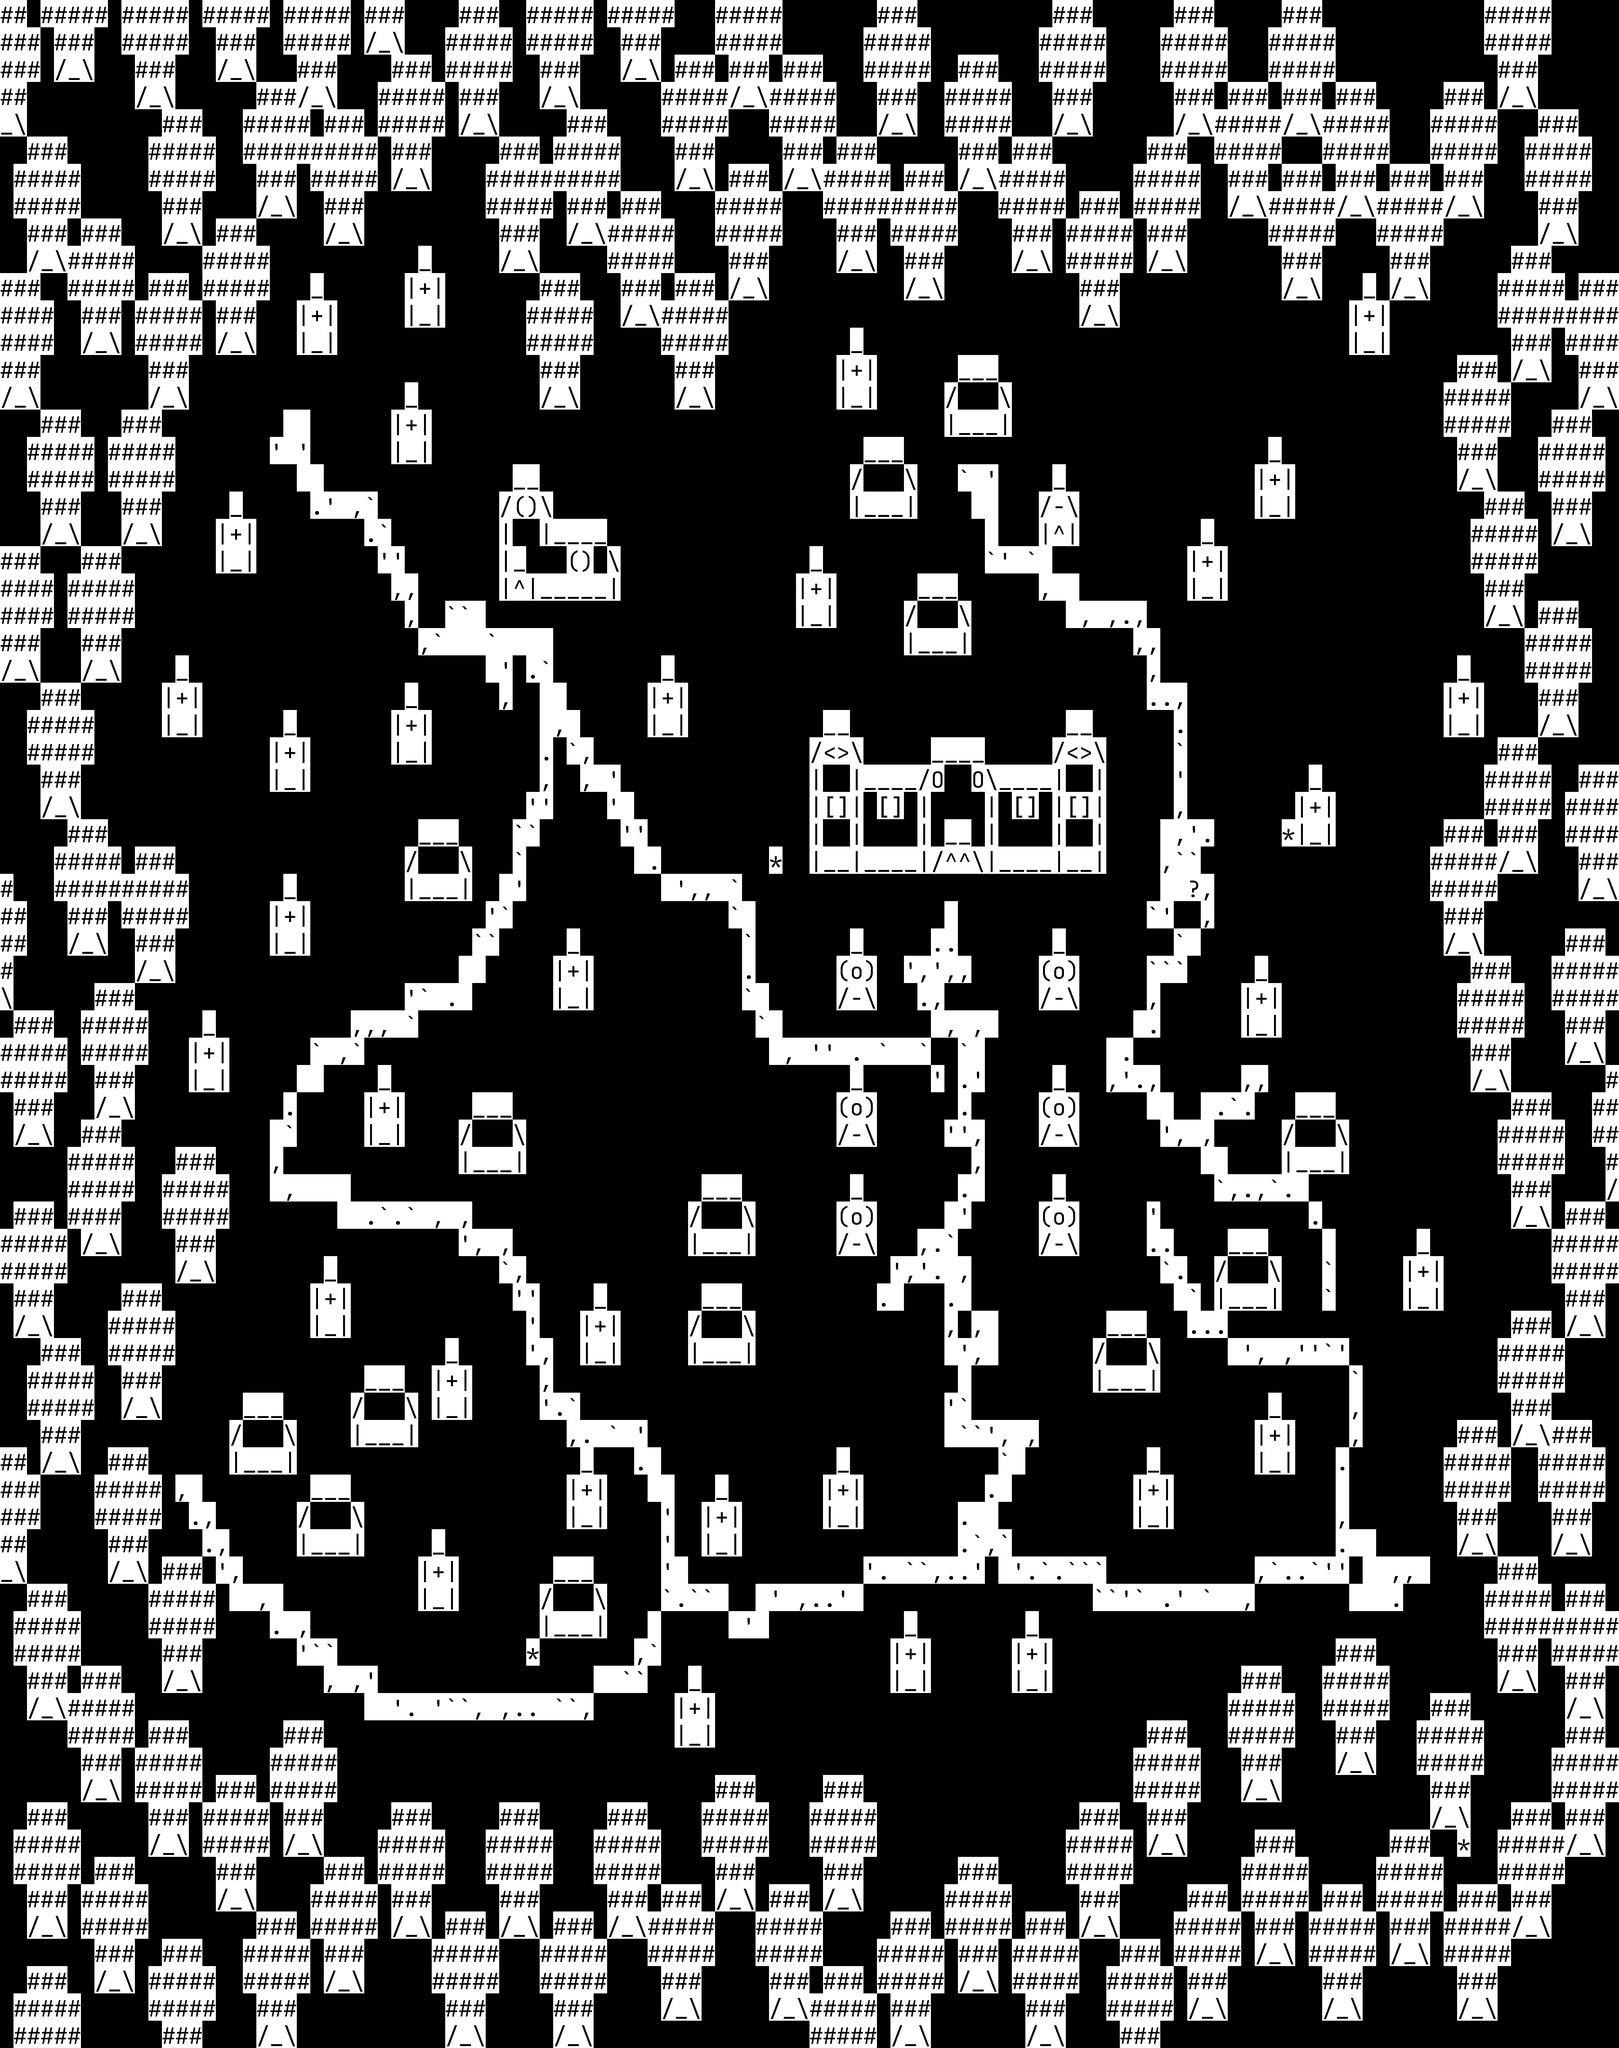

A level layout from a 2D game, rendered from its tile map. Below: a short description, then the map file with tile-grid data replaced by summaries:
An orthogonal 120x75 tile map with 42x85 px tiles, 1 tile layer (Calque de Tuiles 1).

<map version="1.5" tiledversion="1.7.2" orientation="orthogonal" renderorder="right-down" width="120" height="75" tilewidth="42" tileheight="85" infinite="0" nextlayerid="2" nextobjectid="1">
 <tileset firstgid="1" source="Asci_tileset.tsx" />
 <layer id="1" name="Calque de Tuiles 1" width="120" height="75">
  <data>[9000 cells, 3100 non-empty, 24 distinct tile ids]</data>
 </layer>
</map>
